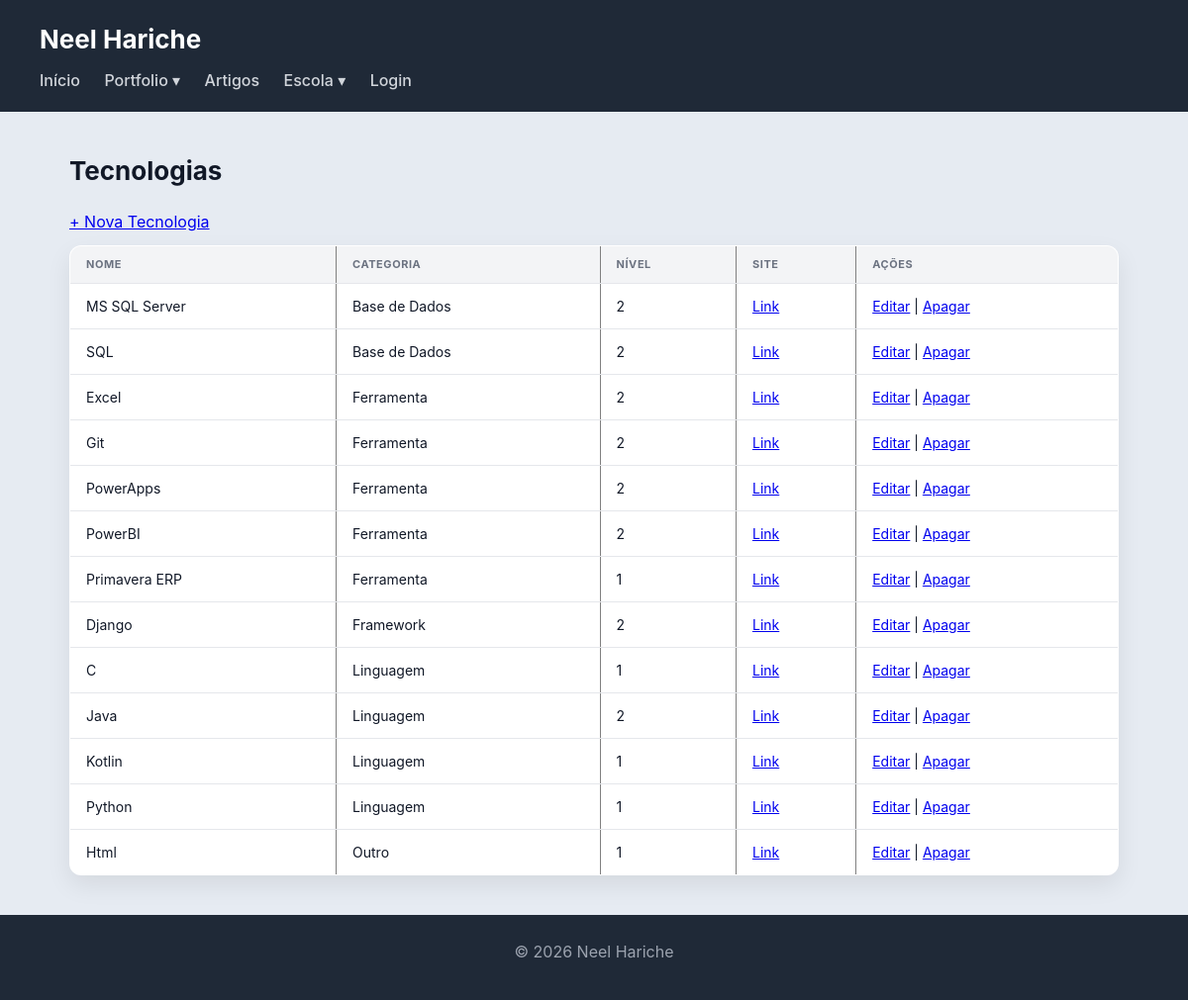
Screenshot of /tecnologias/ with the database file from the repository.
### portfolio/models.py (models this page shows, shortened)
class Tecnologia(models.Model):
    NIVEL_CHOICES = [(1,'Básico'),(2,'Intermédio'),(3,'Avançado')]
    CATEGORIA_CHOICES = [('linguagem','Linguagem'),('framework','Framework'),
                         ('bd','Base de Dados'),('ferramenta','Ferramenta'),('outro','Outro')]
    nome = models.CharField(max_length=100)
    logo = models.ImageField(upload_to='tecnologias/', blank=True, null=True)
    url_tecnologia = models.URLField(blank=True)
    destaque = models.TextField(blank=True, help_text='O que de mais relevante aprendeste')
    categoria = models.CharField(max_length=20, choices=CATEGORIA_CHOICES)
    nivel = models.IntegerField(choices=NIVEL_CHOICES, default=1)
    tipo = models.ForeignKey(TipoTecnologia, on_delete=models.SET_NULL,
                             null=True, blank=True, related_name='tecnologias')

### portfolio/views.py (the view)
# urls.py: path('tecnologias/', views.tecnologias_view, name='tecnologias'),
def tecnologias_view(request):
    tecnologias = Tecnologia.objects.all().order_by('categoria', 'nome')
    return render(request, 'portfolio/tecnologias_list.html', {'tecnologias': tecnologias})

### portfolio/templates/portfolio/tecnologias_list.html (shortened to what this page needs)
{% extends 'portfolio/base.html' %}
{% block content %}
<h2>Tecnologias</h2>
<p><a href="{% url 'tecnologia_criar' %}">+ Nova Tecnologia</a></p>
<section>
    <table border="1">
        <thead>
            <tr>
                <th>Nome</th>
                <th>Categoria</th>
                <th>Nível</th>
                <th>Site</th>
                <th>Ações</th>
            </tr>
        </thead>
        <tbody>
        {% for t in tecnologias %}
            <tr>
                <td>{{ t.nome }}</td>
                <td>{{ t.get_categoria_display }}</td>
                <td>{{ t.nivel }}</td>
                <td>{% if t.url_tecnologia %}<a href="{{ t.url_tecnologia }}" target="_blank">Link</a>{% else %}—{% endif %}</td>
                <td>
                    <a href="{% url 'tecnologia_editar' t.pk %}">Editar</a> |
                    <a href="{% url 'tecnologia_apagar' t.pk %}">Apagar</a>
                </td>
            </tr>
        {% empty %}
            <tr><td colspan="5">Nenhuma tecnologia adicionada ainda.</td></tr>
        {% endfor %}
        </tbody>
    </table>
</section>
{% endblock %}

### portfolio/static/portfolio/style.css (style rules this page uses)
* { box-sizing: border-box; margin: 0; padding: 0; }
body { font-family: "Inter", "Segoe UI", system-ui, -apple-system, sans-serif; background: #e6ebf2; color: #111827; line-height: 1.5; }
h2 { margin-bottom: 20px; font-size: 26px; }
table { width: 100%; border-collapse: collapse; background: white; border-radius: 12px; overflow: hidden; box-shadow: 0 10px 25px rgba(0,0,0,0.08); }
th { background: #f3f4f6; padding: 10px 16px; text-align: left; font-size: 11px; text-transform: uppercase; color: #6b7280; letter-spacing: 0.05em; }
td { padding: 12px 16px; border-top: 1px solid #e5e7eb; font-size: 14px; }
p { margin-bottom: 12px; }

### rows the page displays
Tecnologia: nome "MS SQL Server", categoria "Base de Dados", nivel "2"
Tecnologia: nome "SQL", categoria "Base de Dados", nivel "2"
Tecnologia: nome "Excel", categoria "Ferramenta", nivel "2"
Tecnologia: nome "Git", categoria "Ferramenta", nivel "2"
Tecnologia: nome "PowerApps", categoria "Ferramenta", nivel "2"
Tecnologia: nome "PowerBI", categoria "Ferramenta", nivel "2"
Tecnologia: nome "Primavera ERP", categoria "Ferramenta", nivel "1"
Tecnologia: nome "Django", categoria "Framework", nivel "2"
Tecnologia: nome "C", categoria "Linguagem", nivel "1"
Tecnologia: nome "Java", categoria "Linguagem", nivel "2"
Tecnologia: nome "Kotlin", categoria "Linguagem", nivel "1"
Tecnologia: nome "Python", categoria "Linguagem", nivel "1"
Tecnologia: nome "Html", categoria "Outro", nivel "1"
